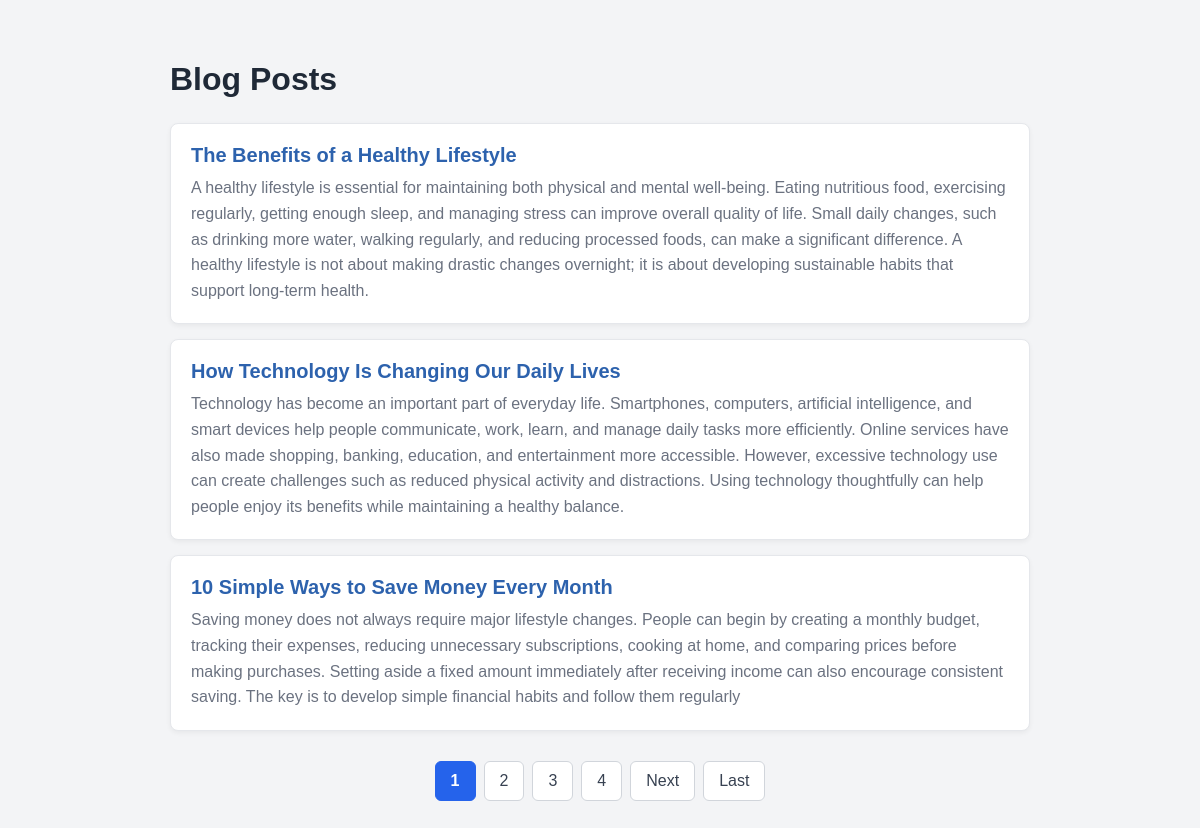
The page / on the database its author committed.
### blog/models.py (models this page shows, shortened)
class Post(models.Model):
    title= models.CharField(max_length=200)
    content=models.TextField()
    created_at= models.DateField(auto_now='True')

### blog/views.py (the view)
# urls.py: path('',views.home,name='home'),
def home(request):
    post = Post.objects.all().order_by('id')
    paginator = Paginator(post,3) #diaplay  5 post per page
    page_number = request.GET.get('page')
    page_obj = paginator.get_page(page_number)
    return render(request,'testing.html',{'page_obj':page_obj})

### blog/templates/testing.html (shortened to what this page needs)
<!DOCTYPE html>
<html lang="en">
<head>
</head>
<body>
    <div class="container">
        <h1>Blog Posts</h1>
        <ul class="posts">
            {% for post in page_obj %}
                <li class="post">
                    <div class="post-title">
                        {{ post.title }}
                    </div>
                    <div class="post-content">
                        {{ post.content }}
                    </div>
                </li>
            {% empty %}
                <li class="empty">
                    No blog posts found.
                </li>
            {% endfor %}
        </ul>
        <div class="pagination">
            {% for num in page_obj.paginator.page_range %}
                {% if page_obj.number == num %}
                    <span class="active">
                        {{ num }}
                    </span>
                {% else %}
                    <a href="?page={{ num }}">
                        {{ num }}
                    </a>
                {% endif %}
            {% endfor %}
            {% if page_obj.has_next %}
                <a href="?page={{ page_obj.next_page_number }}">
                    Next
                </a>
                <a href="?page={{ page_obj.paginator.num_pages }}">
                    Last
                </a>
            {% endif %}
        </div>
    </div>
</body>
</html>

### blog/templates/testing.html (style rules this page uses)
* { box-sizing: border-box; }
body { margin: 0; padding: 0; background-color: #f3f4f6; font-family: Arial, sans-serif; color: #333; }
.container { max-width: 900px; margin: 0 auto; padding: 40px 20px; }
h1 { font-size: 32px; color: #1f2937; margin-bottom: 25px; }
.posts { list-style: none; padding: 0; margin: 0; }
.post { background-color: white; padding: 20px; margin-bottom: 15px; border: 1px solid #e5e7eb; border-radius: 8px; box-shadow: 0 2px 5px rgba(0, 0, 0, 0.05); }
.post-title { font-size: 20px; font-weight: bold; color: #2d62ad; margin-bottom: 8px; }
.post-content { color: #6b7280; line-height: 1.6; }
.pagination { display: flex; justify-content: center; align-items: center; flex-wrap: wrap; gap: 8px; margin-top: 30px; }
.pagination a, .pagination span { display: inline-block; padding: 10px 15px; border-radius: 6px; text-decoration: none; border: 1px solid #d1d5db; background-color: white; color: #374151; transition: 0.2s; }
.pagination .active { background-color: #2563eb; color: white; border-color: #2563eb; font-weight: bold; }

### rows shown on the page
Post: title "The Benefits of a Healthy Lifestyle", content "A healthy lifestyle is essential for maintaining both physical and mental well-being. Eating nutritious food, exercising regularly, getting enough sleep, and managing stress can improve overall quality of life. Small daily changes, such as drinking more water, walking regularly, and reducing processed foods, can make a significant difference. A healthy lifestyle is not about making drastic changes overnight; it is about developing sustainable habits that support long-term health."
Post: title "How Technology Is Changing Our Daily Lives", content "Technology has become an important part of everyday life. Smartphones, computers, artificial intelligence, and smart devices help people communicate, work, learn, and manage daily tasks more efficiently. Online services have also made shopping, banking, education, and entertainment more accessible. However, excessive technology use can create challenges such as reduced physical activity and distractions. Using technology thoughtfully can help people enjoy its benefits while maintaining a healthy balance."
Post: title "10 Simple Ways to Save Money Every Month", content "Saving money does not always require major lifestyle changes. People can begin by creating a monthly budget, tracking their expenses, reducing unnecessary subscriptions, cooking at home, and comparing prices before making purchases. Setting aside a fixed amount immediately after receiving income can also encourage consistent saving. The key is to develop simple financial habits and follow them regularly"

### other values the page prints
{{ num }} "1"
{{ num }} "2" "3" "4"
